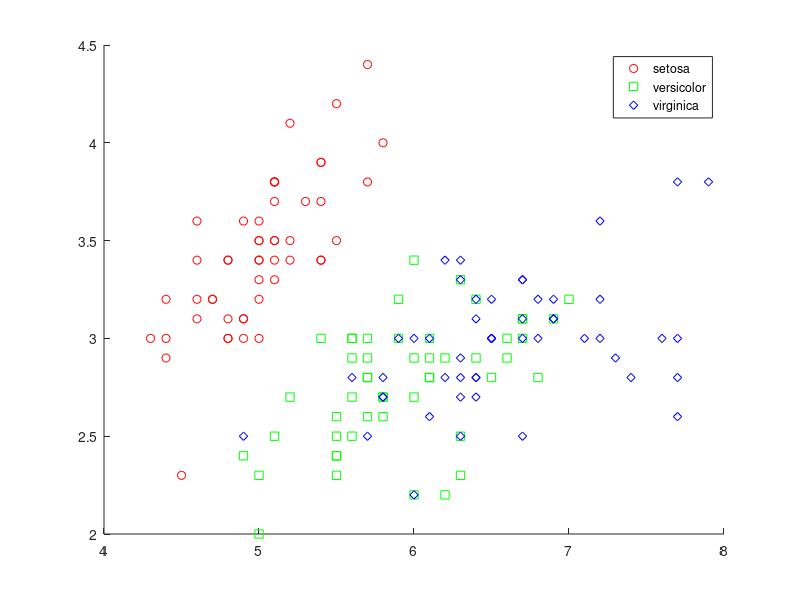
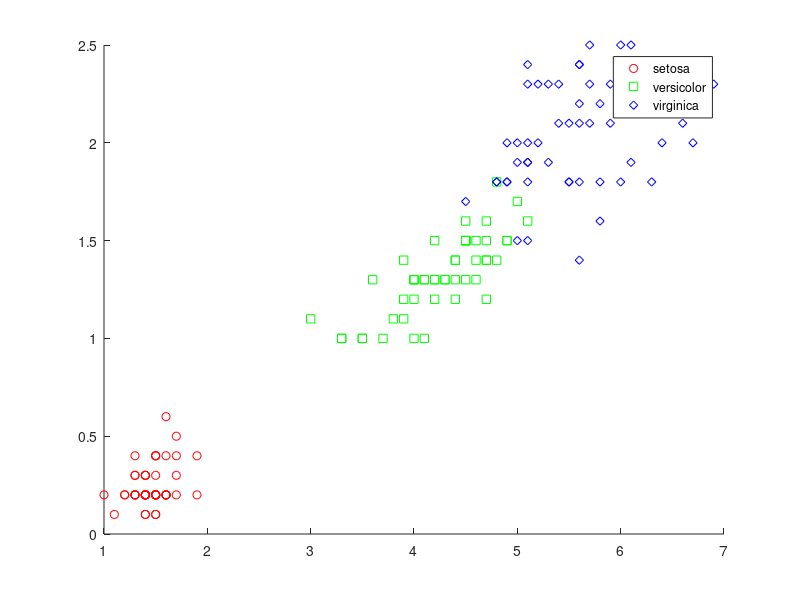

These figures' MATLAB source, in order: (Note: this script raises an error after producing the figures.)
load fisheriris
X = meas(:, 1:4);

%教師ありプロット
figure,gscatter(X(:,1), X(:,2), species, 'rgb', 'osd');
figure,gscatter(X(:,3), X(:,4), species, 'rgb', 'osd');

%教師あり学習（個別分析）
lda = fitcdiscr(X, species);
ldaClass = resubPredict(lda);

figure,gscatter(X(:,1), X(:,2), ldaClass, 'rgb', 'osd');
figure,gscatter(X(:,3), X(:,4), ldaClass, 'rgb', 'osd');